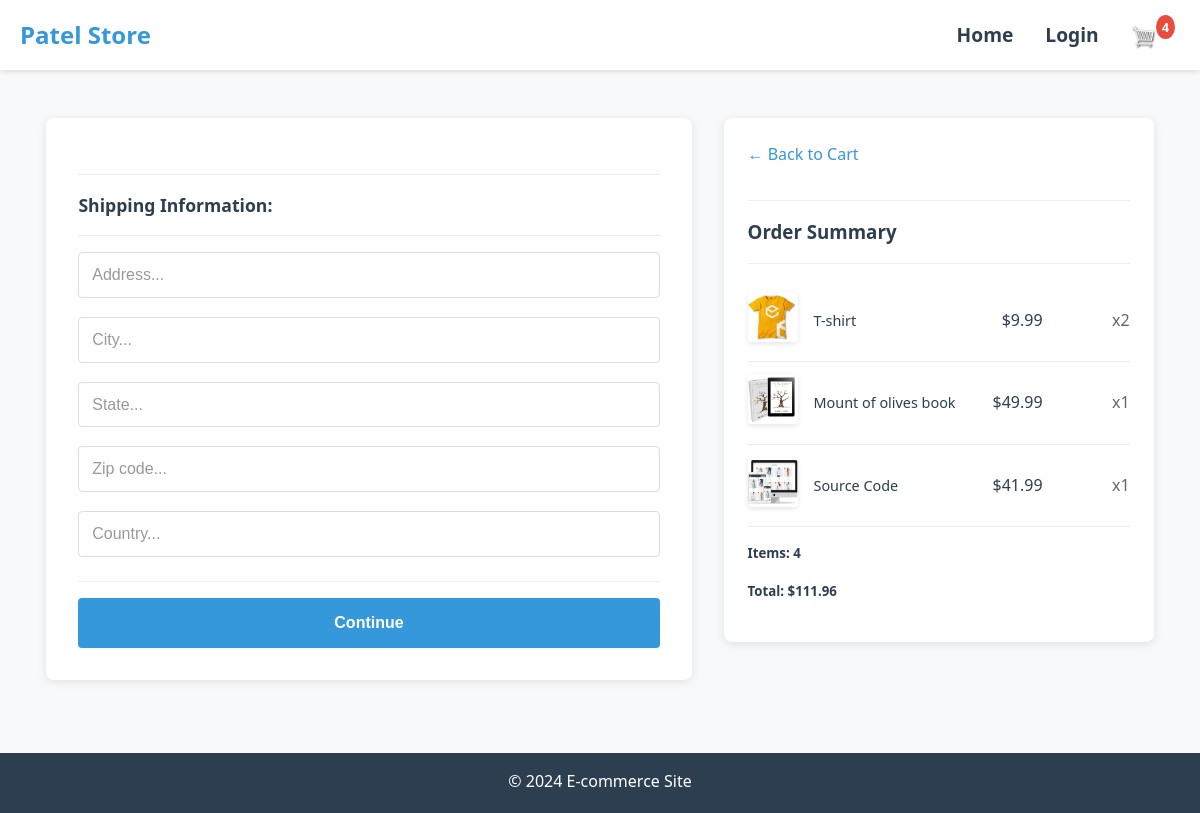
Before: /checkout/ (signed in) with the older database file.
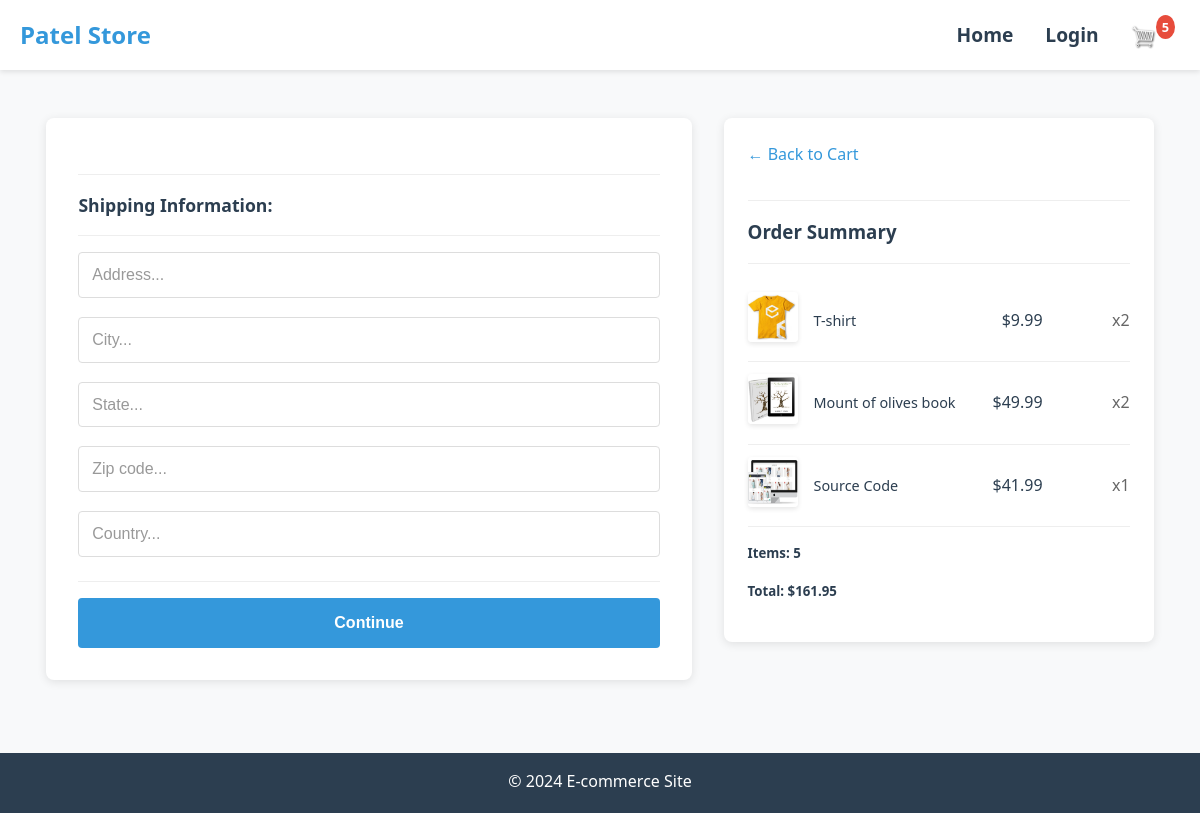
After: the same page with the newer database file.
### store/models.py (models this page shows, shortened)
class OrderItem(models.Model):
    product = models.ForeignKey(Product, on_delete=models.SET_NULL, blank=True, null=True)
    order = models.ForeignKey(Order, on_delete=models.SET_NULL, blank=True, null=True)
    quantity = models.IntegerField(default=0, null=True, blank=True)
    date_added = models.DateTimeField(auto_now_add=True)
    @property
    def get_total(self):
        total = self.product.price * self.quantity
        return total

class Order(models.Model):
    customer = models.ForeignKey(Customer, on_delete=models.SET_NULL, blank=True, null=True)
    date_orderd = models.DateTimeField(auto_now_add=True)
    complete = models.BooleanField(default=False, null=True, blank=False)
    transaction_id = models.CharField(max_length=200, null=True)
    @property
    def shipping(self):
        shipping = False
        orderitems = self.orderitem_set.all()
        for i in orderitems:
            if not i.product.digital:
                shipping = True
        return shipping
    @property
    def get_cart_total(self):
        orderitems = self.orderitem_set.all()
        total = sum([item.get_total for item in orderitems])
        return total
    @property
    def get_cart_items(self):
        orderitems = self.orderitem_set.all()
        total = sum([item.quantity for item in orderitems])
        return total

class Product(models.Model):
    name = models.CharField(max_length=200, null=True)
    price = models.FloatField()
    digital = models.BooleanField(default=False, null=True, blank=False)
    image = models.ImageField(null=True, blank=True)
    @property
    def imageURL(self):
        try:
            url = self.image.url
        except:
            url = ''
        return url

### store/views.py (the view)
# urls.py: path('checkout/', views.checkout, name="checkout"),
def checkout(request):
    if request.user.is_authenticated:
        customer = request.user.customer
        order, created = Order.objects.get_or_create(customer=customer, complete=False)
        items = order.orderitem_set.all()
        cartItems = order.get_cart_items  # Call the method correctly
    else:
        items = []
        order = {'get_cart_total': 0, 'get_cart_items': 0, 'shipping': False}
        cartItems = order['get_cart_items']  # Use the dictionary value
    context = {'items': items, 'order': order, 'cartItems': cartItems}
    return render(request, 'store/checkout.html', context)

### store/templates/store/checkout.html (shortened to what this page needs)
{% extends 'store/main.html' %}
{% load static %}
{% block content %}
<div class="form-row">
    <div class="form-column">
        <div class="form-box" id="form-wrapper">
            <form id="form">
                <div id="shipping-info">
                    <hr>
                    <p>Shipping Information:</p>
                    <hr>
                    <div class="form-field">
                        <input type="text" name="address" placeholder="Address...">
                    </div>
                    <div class="form-field">
                        <input type="text" name="city" placeholder="City...">
                    </div>
                    <div class="form-field">
                        <input type="text" name="state" placeholder="State...">
                    </div>
                    <div class="form-field">
                        <input type="text" name="zipcode" placeholder="Zip code...">
                    </div>
                    <div class="form-field">
                        <input type="text" name="country" placeholder="Country...">
                    </div>
                </div>
                <hr>
                <input id="form-button" class="submit-button" type="submit" value="Continue">
            </form>
        </div>
        <br>
    </div>
    <div class="form-column">
        <div class="summary-box">
            <a class="back-link" href="{% url 'cart' %}">&#x2190; Back to Cart</a>
            <hr>
            <h3>Order Summary</h3>
            <hr>
            {% for item in items %}
            <div class="cart-row">
                <div class="cart-image"><img src="{{item.product.imageURL}}"></div>
                <div class="cart-name"><p>{{item.product.name}}</p></div>
                <div class="cart-price"><p>${{item.product.price|floatformat:2}}</p></div>
                <div class="cart-quantity"><p>x{{item.quantity}}</p></div>
            </div>
            {% endfor %}
            <h5>Items: {{order.get_cart_items}}</h5>
            <h5>Total: ${{order.get_cart_total|floatformat:2}}</h5>
        </div>
    </div>
</div>
{% endblock content %}

Changed rows visible on the page:
changed OrderItem "Mount of olives book": quantity "1" → "2"
changed through a linked row, Order: get_cart_items "4" → "5"; get_cart_total "111.96" → "161.95"
Other visible differences:
{{ cartItems }}: "4" → "5"
